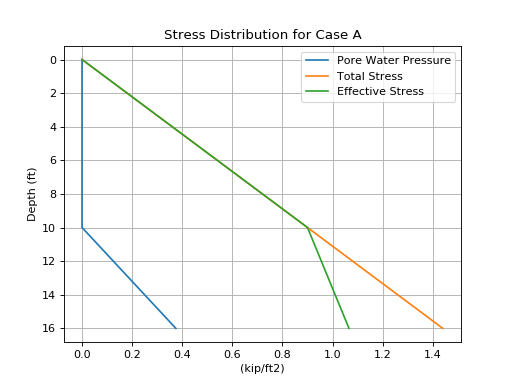

Source code (Python):
import numpy as np
import matplotlib.pyplot as plt
from edafos.soil import SoilProfile

caseA = SoilProfile(unit_system='English', water_table=10)
caseA.add_layer(soil_type='cohesionless', height=16, tuw=90)

z = np.arange(0,17,1)
t = []; p = []; s = [];
for i in z:
   total, pore, eff = caseA.calculate_stress(i, kind='all')
   t.append(total.magnitude)
   p.append(pore.magnitude)
   s.append(eff.magnitude)
plt.plot(p, z, label="Pore Water Pressure")
plt.plot(t, z, label="Total Stress")
plt.plot(s, z, label="Effective Stress")
plt.title("Stress Distribution for Case A")
plt.xlabel("(kip/ft2)")
plt.ylabel("Depth (ft)")
plt.gca().invert_yaxis()
plt.grid()
plt.legend()
plt.show()
